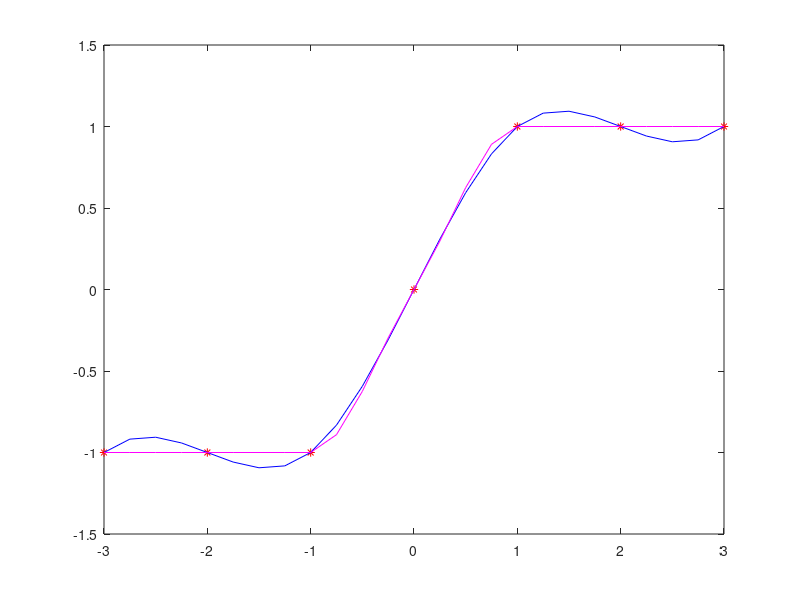

MATLAB code to generate this figure:
%%%Uncomment where needed%%%
% defining 10 points of a smooth function
x = 0:10;
y = sin(x)+ 2*cos(x);
%Defining the x domain for the interpolant polynomial
xx = 0:.25:10;
% defining 10 points of a not smooth function
x = -3:3;
y = [-1 -1 -1 0 1 1 1];
xx = -3:.25:3;
%computing the interpolant polynomials with spline and pchip
yy = spline(x,y,xx);
zz = pchip(x,y,xx);
plot(x,y,'r*',xx, yy, 'b', xx,zz, 'm')


%remarks:
%spline produces a more accurate result if the data consists 
%of values of a smooth function
%pchip has no overshoots and less oscillation if the data are not smooth.